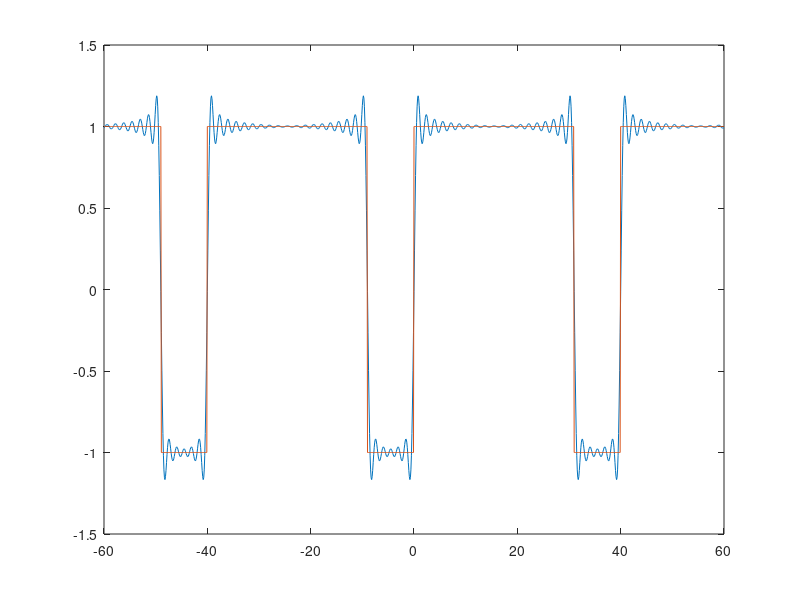
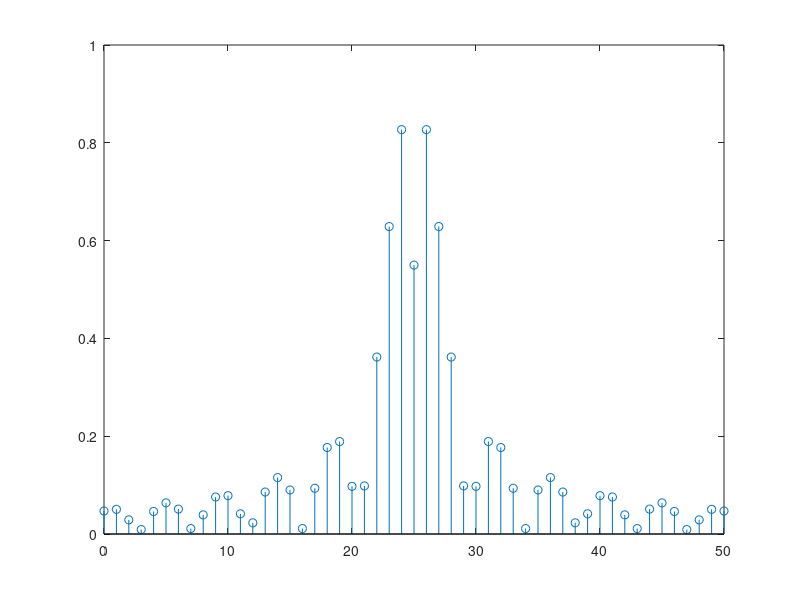

Source code (MATLAB) for these figures, in order:
%Numar de ordine: 31 Vasile Iulia Semnal Dreptunghiular
%conform SF, orice semnal poate fi scris ca o suma infinita de sinusuri si cosinusuri de diferite frecvente
%semnalul reconstruit are aproape aceeasi forma ca si semnalul original, avand cateva diferente
%aceasta diferenta poate fi diminuata prin cresterea numarului de coeficienti din SF
%spre final putem observa ca semnalul poate fi scris printr-o suma de SIN, deci semnalul va prezenta un caracter sinusoidal

%atribuim perioadei valoarea data
P = 40; %Perioada semnalului
f = 1/P;
%alegem rezolutia temporala adecvata si ulterior sa mai afisam o perioada la dreapta si alta la stanga
t = -1.5 * P:0.1:1.5 * P;
%atribuim pulsul semnalului in functie de ordine
D = 31;
%calculam factorul de umplere cu formula : duty = D / P * 100;
duty = 77.5;
%setam numarul de coeficienti
N = 50; 
omega = 2 * pi / P; 

%notam semnalul nostru dreptunghiular cu X si cream un semnal dreptunghiular
X = square(omega * t, duty);        
f = @(t)square(omega * t, duty);
%calculam coeficientii CC

CC = 1 / P * integral(f, 0, P);
Ck = zeros(1,N);
Ak = zeros(1,N);
x_modificat = 0;

	for (k = 1 : 1 : N)
   		f = @(t)square(omega * t, duty).*exp(-omega * t * 1j * (k - 25));
		%calculam coeficientii SFC
   		Ck(k) = 1/P * integral(f, 0, P);             
   		Ak(k+1) = 2 * abs(Ck(k));
		%cream un semnal din suma de sinusuri
  		x_modificat = x_modificat + Ck(k) * exp(omega * t *1j * (k - 25));
	end

figure(1);
%afisam semnalul creat din suma de sinusuri peste semnalul original
plot(t, x_modificat, t, X);
figure(2)
%facem simetria amplitudinilor Ak pentru spectru
Ak(26) = abs(CC);
Ak(1) = Ak(51);   
%afisam spectrul de valori                 
stem([0:N],Ak);